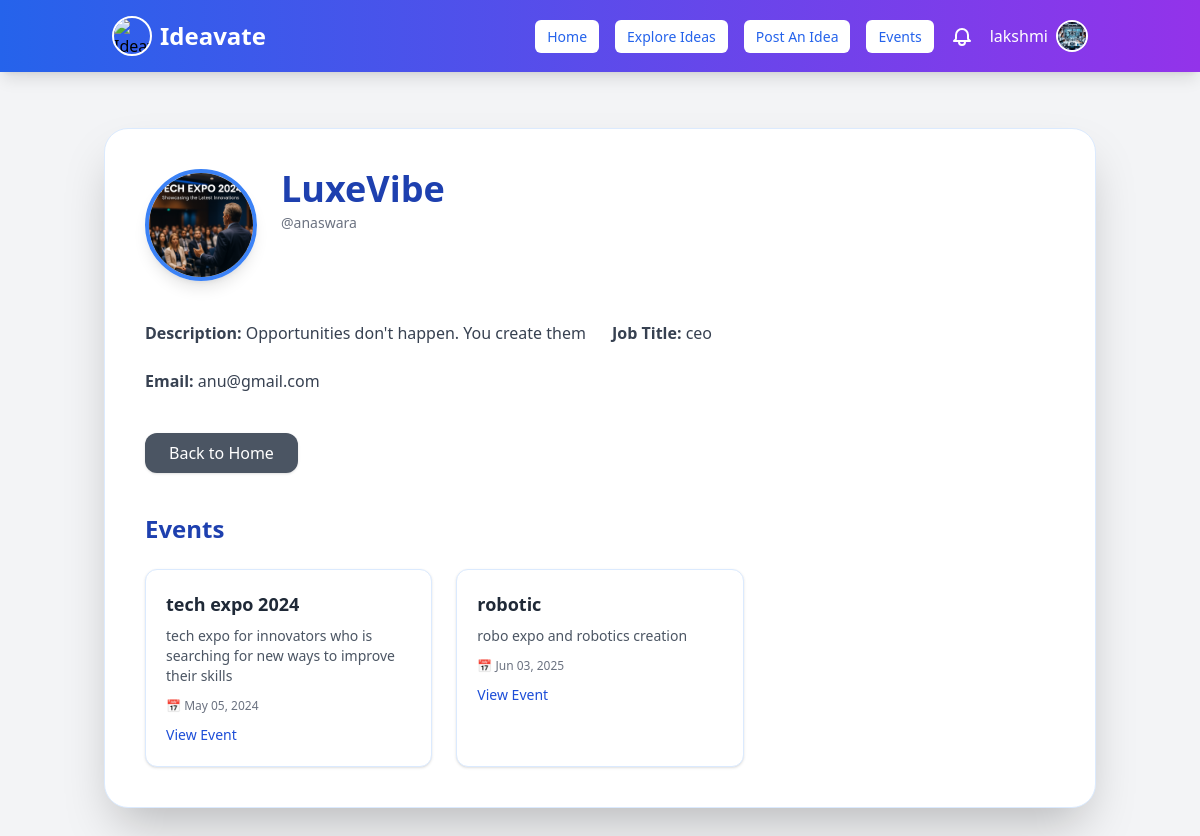
The app's page /organization/profile/anaswara/ (signed in) with its own data.
### myapp/models.py (models this page shows, shortened)
class User(AbstractUser):
    is_user = models.BooleanField(default=False)
    is_organization = models.BooleanField(default=False)
    groups = models.ManyToManyField(Group, related_name="custom_user_groups", blank=True)
    user_permissions = models.ManyToManyField(Permission, related_name="custom_user_permissions", blank=True)

class UserProfile(models.Model):
    user = models.OneToOneField(User, on_delete=models.CASCADE, related_name="user_profile")
    profession = models.CharField(max_length=255, blank=True, null=True)  # Example: Entrepreneur, Developer
    expertise = models.CharField(max_length=255, blank=True, null=True)  # Example: AI, Marketing, FinTech
    bio = models.TextField(blank=True, null=True)  # Short user description
    profile_picture = models.ImageField(upload_to="profile_pics/", blank=True, null=True)
    class Meta:
        verbose_name = "User Profile"
        verbose_name_plural = "User Profiles"

class OrganizationProfile(models.Model):
    user = models.OneToOneField(User, on_delete=models.CASCADE, related_name="organization_profile")
    company_name = models.CharField(max_length=255, unique=True)
    description = models.TextField(blank=True, null=True)
    job_title = models.CharField(max_length=255)  # Role of the user in the company
    profile_picture = models.ImageField(upload_to="organization_profiles/", blank=True, null=True)
    class Meta:
        verbose_name = "Organization_Profile"
        verbose_name_plural = "Organization_Profiles"

class PostEvent(models.Model):
    title = models.CharField(max_length=255)
    description = models.TextField()
    date = models.DateField()
    location = models.CharField(max_length=255)
    user = models.ForeignKey(User, on_delete=models.CASCADE)
    image = models.ImageField(upload_to="event_images/", blank=True, null=True)  # ✅ Add this field

### myapp/views.py (the view)
# urls.py: path('organization/profile/<str:username>/', views.view_organization_profile, name='organization_profile'),
@login_required(login_url='signin')
def view_organization_profile(request, username):
    viewed_user = get_object_or_404(User, username=username)
    if not viewed_user.is_organization:
        return redirect('home')
    try:
        organization_profile = viewed_user.organization_profile  # Get the OrganizationProfile
    except OrganizationProfile.DoesNotExist:
        return redirect('profile_not_found')  # Handle missing profiles appropriately
    events = PostEvent.objects.filter(user=viewed_user)
    return render(request, 'organization_profile.html', {
        'organization_profile': organization_profile,
        'viewed_user': viewed_user,
        'events': events,
    })

### templates/organization_profile.html (shortened to what this page needs)
{% extends 'navbar.html' %}
{% load static %}
{% block content %}
<div class="max-w-5xl mx-auto bg-white p-10 rounded-3xl shadow-2xl mt-12 border border-blue-100">
    <div class="flex flex-col sm:flex-row items-center sm:items-start sm:space-x-6 mb-10">
        {% if organization_profile.profile_picture %}
            <img src="{{ organization_profile.profile_picture.url }}"
                 alt="Organization Logo"
                 class="h-28 w-28 rounded-full object-cover border-4 border-blue-500 shadow-lg">
        {% else %}
            <img src="/static/default_profile.png"
                 alt="Default Organization Logo"
                 class="h-28 w-28 rounded-full object-cover border-4 border-blue-500 shadow-lg">
        {% endif %}
        <div class="text-center sm:text-left mt-5 sm:mt-0 w-full">
            {% if organization_profile.company_name %}
                <h2 class="text-4xl font-extrabold text-blue-800 mb-1">
                    {{ organization_profile.company_name }}
                </h2>
                <p class="text-gray-500 text-sm mb-2">@{{ organization_profile.user.username }}</p>
            {% else %}
                <h2 class="text-4xl font-extrabold text-blue-800 mb-1">
                    @{{ organization_profile.user.username }}
                </h2>
            {% endif %}
        </div>
    </div>
    <div class="grid grid-cols-1 sm:grid-cols-2 gap-6 text-gray-700 mb-10">
        {% if organization_profile.description %}
            <p><span class="font-semibold">Description:</span> {{ organization_profile.description }}</p>
        {% else %}
            <p><span class="font-semibold">Description:</span> No description provided</p>
        {% endif %}
        {% if organization_profile.job_title %}
            <p><span class="font-semibold">Job Title:</span> {{ organization_profile.job_title }}</p>
        {% endif %}
        {% if organization_profile.user and organization_profile.user.email %}
            <p><span class="font-semibold">Email:</span> {{ organization_profile.user.email }}</p>
        {% endif %}
    </div>
    <div class="flex flex-wrap gap-4 mb-10">
        <a href="{% url 'home' %}" class="bg-gray-600 text-white px-6 py-2 rounded-xl shadow hover:bg-gray-700 hover:scale-105 transition">
            Back to Home
        </a>
    </div>
    <h3 class="text-2xl font-semibold text-blue-800 mb-6">Events</h3>
    <div class="grid grid-cols-1 sm:grid-cols-2 md:grid-cols-3 gap-6">
        {% for event in events %}
            <div class="bg-white border border-blue-100 rounded-xl p-5 shadow hover:shadow-lg transition duration-300">
                <h4 class="text-lg font-bold text-gray-800 mb-2 truncate">{{ event.title }}</h4>
                <p class="text-sm text-gray-600 mb-3 line-clamp-3">{{ event.description|truncatewords:20 }}</p>
                <p class="text-xs text-gray-500 mb-2">📅 {{ event.date|date:"M d, Y" }}</p>
                <a href="{% url 'event_details' event.id %}" class="text-blue-700 font-medium text-sm hover:underline">View Event</a>
            </div>
        {% empty %}
            <p class="text-gray-500 col-span-full italic text-center">No events have been posted yet. Check back later!</p>
        {% endfor %}
    </div>
</div>
{% endblock %}

### templates/navbar.html (shortened to what this page needs)
{% load static %}
<!DOCTYPE html>
<html lang="en">
<head>
  <script src="https://cdn.tailwindcss.com"></script>
</head>
<body class="bg-gray-100">
  <nav class="bg-gradient-to-r from-blue-600 to-purple-600 shadow-lg py-4 fixed w-full top-0 z-50">
    <div class="container mx-auto flex flex-wrap justify-between items-center px-6">
      <div class="flex items-center space-x-2">
        <img class="h-10 w-10 rounded-full border-2 border-white object-cover"
             src="https://sdmntprsouthcentralus.oaiusercontent.com/files/00000000-0278-61f7-b4ea-7d10b20b69cb/raw?se=2025-05-05T21%3A30%3A44Z&sp=r&sv=2024-08-04&sr=b&scid=4c8e70e2-16cd-5abf-8647-44f968b0a672&skoid=f0c3f613-0f9b-4a8a-a29a-c1a910343ad7&sktid=a48cca56-e6da-484e-a814-9c849652bcb3&skt=2025-05-05T10%3A26%3A38Z&ske=2025-05-06T10%3A26%3A38Z&sks=b&skv=2024-08-04&sig=podV5K3xPyxlE5dahytUbL3hhyrzo/4smHO7KBfd/F4%3D"
             alt="Ideavate Logo">
        <a href="{% url 'home' %}" class="text-white text-2xl font-bold hover:opacity-90 transition">Ideavate</a>
      </div>
      <div id="nav-links" class="w-full md:flex md:items-center md:w-auto hidden">
        <div class="flex flex-col md:flex-row md:space-x-4 w-full md:w-auto items-center">
          {% if user.is_authenticated %}
            {% if user.is_superuser %}
              <a href="{% url 'admin_dashboard' %}" class="nav-button">Admin Dashboard</a>
            {% else %}
              {% if user.is_user %}
                <a href="{% url 'home' %}" class="nav-button">Home</a>
                <a href="{% url 'idea_list' %}" class="nav-button">Explore Ideas</a>
                <a href="{% url 'post_idea' %}" class="nav-button">Post An Idea</a>
                <a href="{% url 'events' %}" class="nav-button">Events</a>
              {% elif user.is_organization %}
                <a href="{% url 'home' %}" class="nav-button">Home</a>
                <a href="{% url 'idea_list' %}" class="nav-button">Explore Ideas</a>
                <a href="{% url 'events' %}" class="nav-button">Events</a>
                <a href="{% url 'post_event' %}" class="nav-button">Post Events</a>
              {% endif %}
              <a href="{% url 'notifications' %}" class="relative text-white hover:text-blue-300">
              </a>
              <div class="relative flex items-center space-x-2 ml-2">
                <span class="text-white font-medium">{{ user.username }}</span>
                <button onclick="toggleDropdown(event)" class="focus:outline-none">
                  {% if user.is_user and user.user_profile.profile_picture %}
                    <img
                      src="{{ user.user_profile.profile_picture.url }}"
                      alt="Profile"
                      class="h-8 w-8 rounded-full border-2 border-white object-cover"
                    />
                  {% elif user.is_organization and user.organization_profile.profile_picture %}
                    <img
                      src="{{ user.organization_profile.profile_picture.url }}"
                      alt="Company"
                      class="h-8 w-8 rounded-full border-2 border-white object-cover"
                    />
                  {% else %}
                    <img
                      src="{% static 'images/default-profile.png' %}"
                      alt="Default"
                      class="h-8 w-8 rounded-full border-2 border-white object-cover"
                    />
                  {% endif %}
                </button>
              </div>
            {% endif %}
          {% else %}
            <a href="{% url 'signin' %}" class="nav-button">Sign In</a>
            <a href="{% url 'signup' %}" class="nav-button">Sign Up</a>
          {% endif %}
        </div>
      </div>
    </div>
  </nav>
  <div class="container mx-auto px-4 py-20">
    {% block content %}{% endblock %}
  </div>
</body>
</html>

### templates/navbar.html (style rules this page uses)
.nav-button { padding: 6px 12px; font-size: 14px; background: white; color: #2563eb; font-weight: 500; border-radius: 6px; transition: background 0.3s ease-in-out; }

### records on screen
User: username "lakshmi", user_profile.profile_picture (picture)
OrganizationProfile: profile_picture (picture), company_name "LuxeVibe", user.username "anaswara", description "Opportunities don't happen. You create them", job_title "ceo", user.email "anu@gmail.com"
PostEvent: title "tech expo 2024", description "tech expo for innovators who is searching for new ways to improve their skills", date "May 05, 2024"
PostEvent: title "robotic", description "robo expo and robotics creation", date "Jun 03, 2025"
